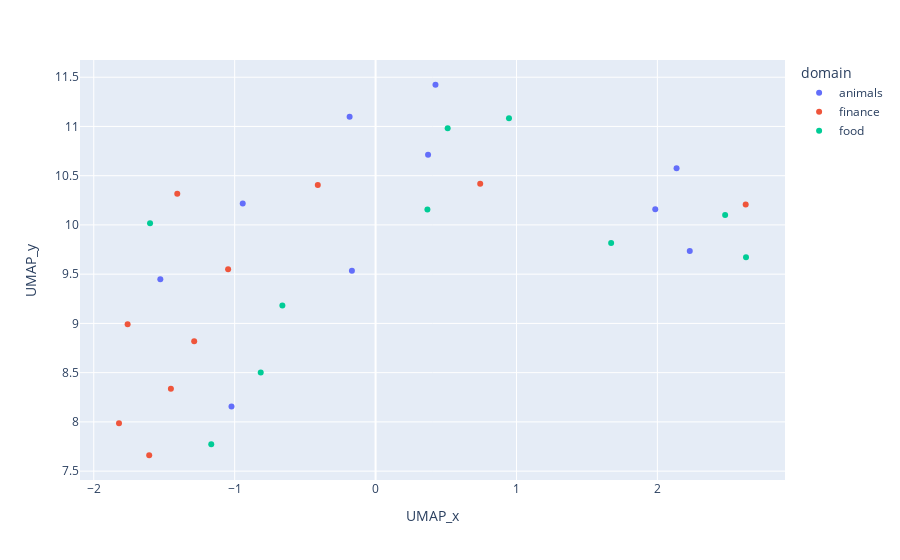

Notebook code cell kept with this figure:
### Markdown cell above
Now that we have projected the embedding vectors into two dimensions `UMAP_x` and `UMAP_y`, we can visualize them in a common scatter plot:

### Code cell
import plotly.express as px

px.scatter(words, x="UMAP_x", y="UMAP_y", color="domain", hover_data="word")

### Figure 1 — Plotly figure (JSON) as saved in the notebook; plotly's stock layout.template omitted (floating-point values rounded to 4 significant figures)
{"data": [{"customdata": [["dog"], ["cat"], ["elephant"], ["lion"], ["tiger"], ["zebra"], ["giraffe"], ["monkey"], ["penguin"], ["kangaroo"]], "hovertemplate": "domain=animals<br>UMAP_x=%{x}<br>UMAP_y=%{y}<br>word=%{customdata[0]}<extra></extra>", "legendgroup": "animals", "marker": {"color": "#636efa", "symbol": "circle"}, "mode": "markers", "name": "animals", "orientation": "v", "showlegend": true, "type": "scatter", "x": [0.3725, -1.528, -0.1842, -0.9428, -0.1679, 2.23, 2.136, -1.023, 1.985, 0.4251], "xaxis": "x", "y": [10.71, 9.449, 11.1, 10.22, 9.536, 9.734, 10.57, 8.155, 10.16, 11.42], "yaxis": "y"}, {"customdata": [["stock"], ["bond"], ["share"], ["portfolio"], ["investment"], ["dividend"], ["interest"], ["profit"], ["loss"], ["exchange"]], "hovertemplate": "domain=finance<br>UMAP_x=%{x}<br>UMAP_y=%{y}<br>word=%{customdata[0]}<extra></extra>", "legendgroup": "finance", "marker": {"color": "#EF553B", "symbol": "circle"}, "mode": "markers", "name": "finance", "orientation": "v", "showlegend": true, "type": "scatter", "x": [-1.453, -1.76, -1.047, -0.41, -1.407, 0.7426, -1.606, 2.627, -1.821, -1.287], "xaxis": "x", "y": [8.336, 8.991, 9.549, 10.41, 10.32, 10.42, 7.661, 10.21, 7.987, 8.819], "yaxis": "y"}, {"customdata": [["tomato"], ["pizza"], ["sushi"], ["tacos"], ["salad"], ["steak"], ["chicken"], ["fish"], ["rice"], ["bread"]], "hovertemplate": "domain=food<br>UMAP_x=%{x}<br>UMAP_y=%{y}<br>word=%{customdata[0]}<extra></extra>", "legendgroup": "food", "marker": {"color": "#00cc96", "symbol": "circle"}, "mode": "markers", "name": "food", "orientation": "v", "showlegend": true, "type": "scatter", "x": [0.9468, -1.166, 1.672, -1.601, 0.5116, -0.6615, 2.629, 0.3679, -0.8151, 2.481], "xaxis": "x", "y": [11.08, 7.774, 9.817, 10.02, 10.98, 9.182, 9.671, 10.16, 8.5, 10.1], "yaxis": "y"}], "layout": {"legend": {"title": {"text": "domain"}, "tracegroupgap": 0}, "margin": {"t": 60}, "xaxis": {"anchor": "y", "domain": [0, 1], "title": {"text": "UMAP_x"}}, "yaxis": {"anchor": "x", "domain": [0, 1], "title": {"text": "UMAP_y"}}}}
